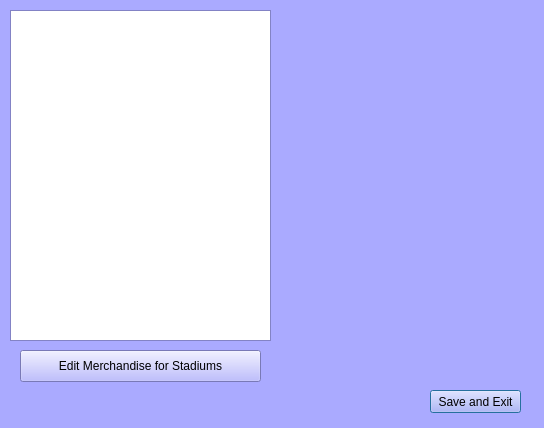
<?xml version="1.0" encoding="UTF-8"?>
<ui version="4.0">
 <class>AdminWindow</class>
 <widget class="QDialog" name="AdminWindow">
  <property name="geometry">
   <rect>
    <x>0</x>
    <y>0</y>
    <width>544</width>
    <height>428</height>
   </rect>
  </property>
  <property name="palette">
   <palette>
    <active>
     <colorrole role="WindowText">
      <brush brushstyle="SolidPattern">
       <color alpha="255">
        <red>0</red>
        <green>0</green>
        <blue>0</blue>
       </color>
      </brush>
     </colorrole>
     <colorrole role="Button">
      <brush brushstyle="SolidPattern">
       <color alpha="255">
        <red>170</red>
        <green>170</green>
        <blue>255</blue>
       </color>
      </brush>
     </colorrole>
     <colorrole role="Light">
      <brush brushstyle="SolidPattern">
       <color alpha="255">
        <red>255</red>
        <green>255</green>
        <blue>255</blue>
       </color>
      </brush>
     </colorrole>
     <colorrole role="Midlight">
      <brush brushstyle="SolidPattern">
       <color alpha="255">
        <red>212</red>
        <green>212</green>
        <blue>255</blue>
       </color>
      </brush>
     </colorrole>
     <colorrole role="Dark">
      <brush brushstyle="SolidPattern">
       <color alpha="255">
        <red>85</red>
        <green>85</green>
        <blue>127</blue>
       </color>
      </brush>
     </colorrole>
     <colorrole role="Mid">
      <brush brushstyle="SolidPattern">
       <color alpha="255">
        <red>113</red>
        <green>113</green>
        <blue>170</blue>
       </color>
      </brush>
     </colorrole>
     <colorrole role="Text">
      <brush brushstyle="SolidPattern">
       <color alpha="255">
        <red>0</red>
        <green>0</green>
        <blue>0</blue>
       </color>
      </brush>
     </colorrole>
     <colorrole role="BrightText">
      <brush brushstyle="SolidPattern">
       <color alpha="255">
        <red>255</red>
        <green>255</green>
        <blue>255</blue>
       </color>
      </brush>
     </colorrole>
     <colorrole role="ButtonText">
      <brush brushstyle="SolidPattern">
       <color alpha="255">
        <red>0</red>
        <green>0</green>
        <blue>0</blue>
       </color>
      </brush>
     </colorrole>
     <colorrole role="Base">
      <brush brushstyle="SolidPattern">
       <color alpha="255">
        <red>255</red>
        <green>255</green>
        <blue>255</blue>
       </color>
      </brush>
     </colorrole>
     <colorrole role="Window">
      <brush brushstyle="SolidPattern">
       <color alpha="255">
        <red>170</red>
        <green>170</green>
        <blue>255</blue>
       </color>
      </brush>
     </colorrole>
     <colorrole role="Shadow">
      <brush brushstyle="SolidPattern">
       <color alpha="255">
        <red>0</red>
        <green>0</green>
        <blue>0</blue>
       </color>
      </brush>
     </colorrole>
     <colorrole role="AlternateBase">
      <brush brushstyle="SolidPattern">
       <color alpha="255">
        <red>212</red>
        <green>212</green>
        <blue>255</blue>
       </color>
      </brush>
     </colorrole>
     <colorrole role="ToolTipBase">
      <brush brushstyle="SolidPattern">
       <color alpha="255">
        <red>255</red>
        <green>255</green>
        <blue>220</blue>
       </color>
      </brush>
     </colorrole>
     <colorrole role="ToolTipText">
      <brush brushstyle="SolidPattern">
       <color alpha="255">
        <red>0</red>
        <green>0</green>
        <blue>0</blue>
       </color>
      </brush>
     </colorrole>
    </active>
    <inactive>
     <colorrole role="WindowText">
      <brush brushstyle="SolidPattern">
       <color alpha="255">
        <red>0</red>
        <green>0</green>
        <blue>0</blue>
       </color>
      </brush>
     </colorrole>
     <colorrole role="Button">
      <brush brushstyle="SolidPattern">
       <color alpha="255">
        <red>170</red>
        <green>170</green>
        <blue>255</blue>
       </color>
      </brush>
     </colorrole>
     <colorrole role="Light">
      <brush brushstyle="SolidPattern">
       <color alpha="255">
        <red>255</red>
        <green>255</green>
        <blue>255</blue>
       </color>
      </brush>
     </colorrole>
     <colorrole role="Midlight">
      <brush brushstyle="SolidPattern">
       <color alpha="255">
        <red>212</red>
        <green>212</green>
        <blue>255</blue>
       </color>
      </brush>
     </colorrole>
     <colorrole role="Dark">
      <brush brushstyle="SolidPattern">
       <color alpha="255">
        <red>85</red>
        <green>85</green>
        <blue>127</blue>
       </color>
      </brush>
     </colorrole>
     <colorrole role="Mid">
      <brush brushstyle="SolidPattern">
       <color alpha="255">
        <red>113</red>
        <green>113</green>
        <blue>170</blue>
       </color>
      </brush>
     </colorrole>
     <colorrole role="Text">
      <brush brushstyle="SolidPattern">
       <color alpha="255">
        <red>0</red>
        <green>0</green>
        <blue>0</blue>
       </color>
      </brush>
     </colorrole>
     <colorrole role="BrightText">
      <brush brushstyle="SolidPattern">
       <color alpha="255">
        <red>255</red>
        <green>255</green>
        <blue>255</blue>
       </color>
      </brush>
     </colorrole>
     <colorrole role="ButtonText">
      <brush brushstyle="SolidPattern">
       <color alpha="255">
        <red>0</red>
        <green>0</green>
        <blue>0</blue>
       </color>
      </brush>
     </colorrole>
     <colorrole role="Base">
      <brush brushstyle="SolidPattern">
       <color alpha="255">
        <red>255</red>
        <green>255</green>
        <blue>255</blue>
       </color>
      </brush>
     </colorrole>
     <colorrole role="Window">
      <brush brushstyle="SolidPattern">
       <color alpha="255">
        <red>170</red>
        <green>170</green>
        <blue>255</blue>
       </color>
      </brush>
     </colorrole>
     <colorrole role="Shadow">
      <brush brushstyle="SolidPattern">
       <color alpha="255">
        <red>0</red>
        <green>0</green>
        <blue>0</blue>
       </color>
      </brush>
     </colorrole>
     <colorrole role="AlternateBase">
      <brush brushstyle="SolidPattern">
       <color alpha="255">
        <red>212</red>
        <green>212</green>
        <blue>255</blue>
       </color>
      </brush>
     </colorrole>
     <colorrole role="ToolTipBase">
      <brush brushstyle="SolidPattern">
       <color alpha="255">
        <red>255</red>
        <green>255</green>
        <blue>220</blue>
       </color>
      </brush>
     </colorrole>
     <colorrole role="ToolTipText">
      <brush brushstyle="SolidPattern">
       <color alpha="255">
        <red>0</red>
        <green>0</green>
        <blue>0</blue>
       </color>
      </brush>
     </colorrole>
    </inactive>
    <disabled>
     <colorrole role="WindowText">
      <brush brushstyle="SolidPattern">
       <color alpha="255">
        <red>85</red>
        <green>85</green>
        <blue>127</blue>
       </color>
      </brush>
     </colorrole>
     <colorrole role="Button">
      <brush brushstyle="SolidPattern">
       <color alpha="255">
        <red>170</red>
        <green>170</green>
        <blue>255</blue>
       </color>
      </brush>
     </colorrole>
     <colorrole role="Light">
      <brush brushstyle="SolidPattern">
       <color alpha="255">
        <red>255</red>
        <green>255</green>
        <blue>255</blue>
       </color>
      </brush>
     </colorrole>
     <colorrole role="Midlight">
      <brush brushstyle="SolidPattern">
       <color alpha="255">
        <red>212</red>
        <green>212</green>
        <blue>255</blue>
       </color>
      </brush>
     </colorrole>
     <colorrole role="Dark">
      <brush brushstyle="SolidPattern">
       <color alpha="255">
        <red>85</red>
        <green>85</green>
        <blue>127</blue>
       </color>
      </brush>
     </colorrole>
     <colorrole role="Mid">
      <brush brushstyle="SolidPattern">
       <color alpha="255">
        <red>113</red>
        <green>113</green>
        <blue>170</blue>
       </color>
      </brush>
     </colorrole>
     <colorrole role="Text">
      <brush brushstyle="SolidPattern">
       <color alpha="255">
        <red>85</red>
        <green>85</green>
        <blue>127</blue>
       </color>
      </brush>
     </colorrole>
     <colorrole role="BrightText">
      <brush brushstyle="SolidPattern">
       <color alpha="255">
        <red>255</red>
        <green>255</green>
        <blue>255</blue>
       </color>
      </brush>
     </colorrole>
     <colorrole role="ButtonText">
      <brush brushstyle="SolidPattern">
       <color alpha="255">
        <red>85</red>
        <green>85</green>
        <blue>127</blue>
       </color>
      </brush>
     </colorrole>
     <colorrole role="Base">
      <brush brushstyle="SolidPattern">
       <color alpha="255">
        <red>170</red>
        <green>170</green>
        <blue>255</blue>
       </color>
      </brush>
     </colorrole>
     <colorrole role="Window">
      <brush brushstyle="SolidPattern">
       <color alpha="255">
        <red>170</red>
        <green>170</green>
        <blue>255</blue>
       </color>
      </brush>
     </colorrole>
     <colorrole role="Shadow">
      <brush brushstyle="SolidPattern">
       <color alpha="255">
        <red>0</red>
        <green>0</green>
        <blue>0</blue>
       </color>
      </brush>
     </colorrole>
     <colorrole role="AlternateBase">
      <brush brushstyle="SolidPattern">
       <color alpha="255">
        <red>170</red>
        <green>170</green>
        <blue>255</blue>
       </color>
      </brush>
     </colorrole>
     <colorrole role="ToolTipBase">
      <brush brushstyle="SolidPattern">
       <color alpha="255">
        <red>255</red>
        <green>255</green>
        <blue>220</blue>
       </color>
      </brush>
     </colorrole>
     <colorrole role="ToolTipText">
      <brush brushstyle="SolidPattern">
       <color alpha="255">
        <red>0</red>
        <green>0</green>
        <blue>0</blue>
       </color>
      </brush>
     </colorrole>
    </disabled>
   </palette>
  </property>
  <property name="windowTitle">
   <string>Admin Screen</string>
  </property>
  <property name="modal">
   <bool>false</bool>
  </property>
  <widget class="QPushButton" name="okay">
   <property name="geometry">
    <rect>
     <x>430</x>
     <y>390</y>
     <width>91</width>
     <height>23</height>
    </rect>
   </property>
   <property name="text">
    <string>Save and Exit</string>
   </property>
  </widget>
  <widget class="QPushButton" name="editMerch">
   <property name="geometry">
    <rect>
     <x>20</x>
     <y>350</y>
     <width>241</width>
     <height>32</height>
    </rect>
   </property>
   <property name="text">
    <string>Edit Merchandise for Stadiums</string>
   </property>
  </widget>
  <widget class="QListWidget" name="stadiumList">
   <property name="geometry">
    <rect>
     <x>10</x>
     <y>10</y>
     <width>261</width>
     <height>331</height>
    </rect>
   </property>
  </widget>
 </widget>
 <resources/>
 <connections/>
</ui>
